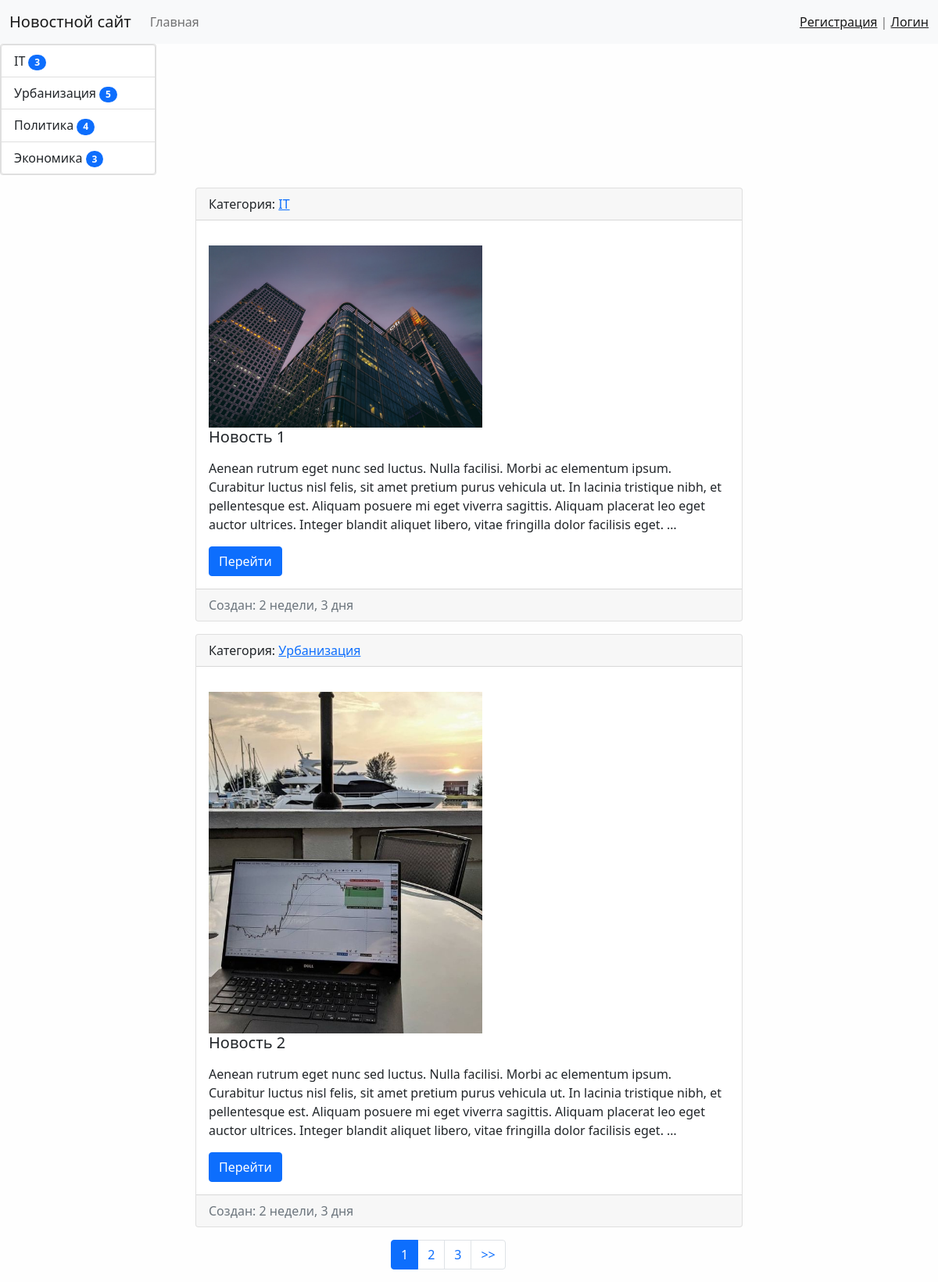
The page / on the database its author committed.
### news/models.py (models this page shows, shortened)
class Category(models.Model):
    title = models.CharField(max_length=150, db_index=True, verbose_name='Наименование категории')
    def get_absolute_url(self):
        return reverse('category', kwargs={'category_id': self.pk})
    def __str__(self):
        return self.title
    class Meta:
        verbose_name = 'Категории'
        verbose_name_plural = 'Категории'
        ordering = ['title' ]

class News(models.Model):
    title = models.CharField(max_length=150, verbose_name = "Наименование")
    content = models.TextField(blank=True,  verbose_name = "Контент")
    create_at = models.DateTimeField(auto_now_add=True, verbose_name = "Дата публикации")
    updated_at = models.DateTimeField(auto_now=True,  verbose_name = "Обновлено")
    photo = models.ImageField(upload_to='photos/%Y/%m/%d/',  verbose_name = "Фото", blank = True)
    is_published = models.BooleanField(default=True, verbose_name = "Публикация")
    category = models.ForeignKey("Category", on_delete=models.PROTECT, verbose_name = "Категории")
    view = models.IntegerField(default=0)
    def get_absolute_url(self):
        return reverse('view_news', kwargs={'pk': self.pk})
    class Meta:
        verbose_name = 'Новость'
        verbose_name_plural = 'Новости'
        ordering = ['create_at']

### news/views.py (the view)
# urls.py: path('', HomeNews.as_view(), name='home'),
class HomeNews(MyMixin, ListView):
    model = News
    template_name='news/home_news_list.html'
    context_object_name = 'news'
    paginate_by = 2
    def get_context_data(self, *, object_list=None, **kwargs):
        context = super().get_context_data(**kwargs)
        context['title'] = 'Главная страница'
        context['mixin_prop'] = self.get_prop()
        return context
    def get_queryset(self):
        return News.objects.filter(is_published=True).select_related('category')

### news/templatetags/news_tags.py (called while the page is built)
@register.inclusion_tag('news/list_categories.html')
def show_categories():
    categories = Category.objects.annotate(cnt=Count('news', filter=F('news__is_published'))).filter(cnt__gt=0)
    return {"categories": categories}

### news/utils.py (called while the page is built)
    def get_prop(self):
        return self.mixin_prop.upper()

### news/templates/news/home_news_list.html (shortened to what this page needs)
{% extends 'base.html' %}
{% block sidebar %}
{% include 'inc/_sidebar.html' %}
{% endblock %}
{% block content %}
{% for item in object_list %}
           <div class="col-sm-7 mx-auto card mb-3">
<div id="Container">
               <div class="card-header mb-3">
                    Категория: <a href="{{ item.category.get_absolute_url }}"> {{ item.category }}</a>
                </div>
<div class="card-body">
    <div class="media">
                        {% if item.photo %}
                            <img src="{{ item.photo.url }}" alt="" width="350" class="mr-3">
                        {% else %}
                            <img src="https://picsum.photos/id/1060/350/235/?blur=2" alt="" class="mr-3">
                        {% endif %}
                        <div class="media-body">
                            <h5 class="card-title">{{ item.title }}</h5>
                            <p class="card-text">{{ item.content|safe|linebreaks|truncatewords:50 }}</p>
                            <a href="{{ item.get_absolute_url }}" class="btn btn-primary">Перейти</a>
                        </div>
        </div>
    </div>
<div class="card-footer text-muted">
                    Создан: {{ item.create_at|timesince }}
                </div>
</div>
   </div>
{% endfor %}
{% endblock %}

### templates/base.html (shortened to what this page needs)
{% load static %}
<!doctype html>
<html lang="ru">
  <head>
      <link rel="stylesheet" href="{% static 'bootstrap/css/bootstrap.min.css'%}">
      <link rel="stylesheet" href="{% static 'css/style.css'%}">
  </head>
  <body>
{% include 'inc/_nav.html' %}
          <div class="col-md-2">
            {% block sidebar %} CONTENT {% endblock %}
          </div>
        {% block content %} CONTENT {% endblock %}
{% if page_obj.has_other_pages %}
<div class="col-sm-2 mx-auto">
      <nav aria-label="Page navigation example">
        <ul class="pagination">
            {% for p in page_obj.paginator.page_range %}
            {% if page_obj.number == p %}
            <li class="page-item active" aria-current="page">
                <a class="page-link" href="?page={{ p }}">{{ p }}
                    </a>
            </li>
            {% elif p > page_obj.number|add:-3 and p < page_obj.number|add:3 %}
            <li class="page-item">
                <a class="page-link" href="?page={{ p }}">{{ p }}</a>
            </li>
            {% endif %}
          {% endfor %}
            {% if page_obj.has_next %}
            <li class="page-item">
                <a class="page-link" href="?page={{ page_obj.next_page_number }}" tabindex="-1">>></a>
            </li>
            {% endif %}
        </ul>
      </nav>
</div>
{% endif %}
  </body>
</html>

### templates/inc/_nav.html (shortened to what this page needs)
    <nav class="navbar navbar-expand-lg navbar-light bg-light">
      <div class="container-fluid">
        <a class="navbar-brand" href="{% url 'home' %}">Новостной сайт</a>
        <div class="collapse navbar-collapse" id="navbarSupportedContent">
          <ul class="navbar-nav me-auto mb-2 mb-lg-0">
            <li class="nav-item">
              <a class="nav-link" href="{% url 'home' %}">Главная</a>
            </li>
          </ul>
          <span class="navbar-text">
            {% if request.user.is_authenticated %}
            Добро пожаловать {{ user.username }} | <a href="{% url 'logout' %}">Выход</a>
            {% else %}
            <a href="{% url 'register' %}">Регистрация</a> | <a href="{% url 'login' %}">Логин</a>
            {% endif %}
          </span>
        </div>
      </div>
    </nav>

### templates/inc/_sidebar.html (shortened to what this page needs)
{% load news_tags %}
{% show_categories %}

### news/templates/news/list_categories.html
<div class="list-group mx-left card mb-3">
    {% for item in categories %}
        <a href="{% url 'category' item.pk %}" class="list-group-item list-group-item-action"> {{ item.title }} <span class="badge bg-primary rounded-pill">{{ item.cnt }}</span></a>
    {% endfor %}
</div>

### mysite/static/css/style.css (style rules this page uses)
body { background-color: #fefefe; }

### rows shown on the page
Category: title "IT", cnt "3"
Category: title "Урбанизация", cnt "5"
Category: title "Политика", cnt "4"
Category: title "Экономика", cnt "3"
News: category "IT", photo (picture), title "Новость 1", content "Aenean rutrum eget nunc sed luctus. Nulla facilisi. Morbi ac elementum ipsum. Curabitur luctus nisl felis, sit amet pretium purus vehicula ut. In lacinia tristique nibh, et pellentesque est. Aliquam posuere mi eget viverra sagittis. Aliquam placerat leo eget auctor ultrices. Integer blandit aliquet libero, vitae fringilla dolor facilisis eget. …", create_at "2 недели, 3 дня"
News: category "Урбанизация", photo (picture), title "Новость 2", content "Aenean rutrum eget nunc sed luctus. Nulla facilisi. Morbi ac elementum ipsum. Curabitur luctus nisl felis, sit amet pretium purus vehicula ut. In lacinia tristique nibh, et pellentesque est. Aliquam posuere mi eget viverra sagittis. Aliquam placerat leo eget auctor ultrices. Integer blandit aliquet libero, vitae fringilla dolor facilisis eget. …", create_at "2 недели, 3 дня"

### other values the page prints
{{ p }} "1"
{{ p }} "2" "3"
